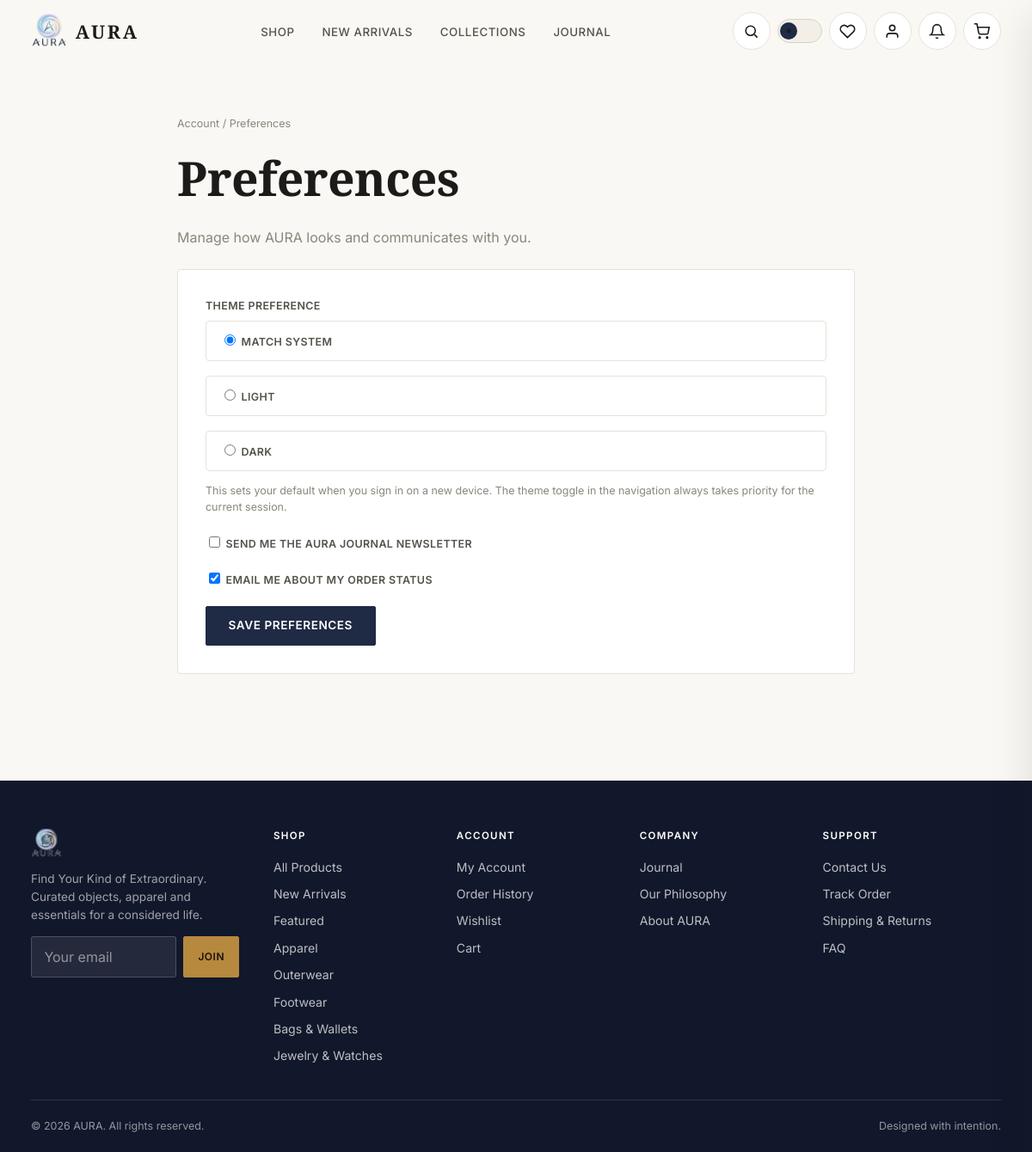
Page /account/preferences/ (signed in) on the committed database.
### accounts/models.py (models this page shows, shortened)
class Profile(models.Model):
    THEME_CHOICES = [
        ('system', 'Match System'),
        ('light', 'Light'),
        ('dark', 'Dark'),
    ]
    user = models.OneToOneField(settings.AUTH_USER_MODEL, on_delete=models.CASCADE, related_name='profile')
    phone_number = models.CharField(max_length=20, blank=True)
    newsletter_opt_in = models.BooleanField(default=False)
    order_update_emails = models.BooleanField(default=True)
    theme_preference = models.CharField(max_length=10, choices=THEME_CHOICES, default='system')
    created_at = models.DateTimeField(auto_now_add=True)

### store/models.py (models this page shows, shortened)
class Category(models.Model):
    name = models.CharField(max_length=100, unique=True)
    slug = models.SlugField(max_length=120, unique=True, blank=True)
    description = models.TextField(blank=True)
    image_url = models.URLField(blank=True, help_text='External editorial image representing this category.')
    display_order = models.PositiveIntegerField(default=0)
    is_active = models.BooleanField(default=True)
    created_at = models.DateTimeField(auto_now_add=True)
    class Meta:
        verbose_name_plural = 'Categories'
        ordering = ['display_order', 'name']
    def get_absolute_url(self):
        return reverse('store:category_detail', kwargs={'slug': self.slug})

### accounts/views.py (the view)
# urls.py: path('account/preferences/', views.preferences, name='preferences'),
@login_required
def preferences(request):
    profile, _ = Profile.objects.get_or_create(user=request.user)
    if request.method == 'POST':
        form = PreferencesForm(request.POST, instance=profile)
        if form.is_valid():
            form.save()
            messages.success(request, 'Your preferences have been saved.')
            return redirect('accounts:preferences')
    else:
        form = PreferencesForm(instance=profile)
    return render(request, 'accounts/preferences.html', {'form': form})

### accounts/forms.py
class PreferencesForm(forms.ModelForm):
    class Meta:
        model = Profile
        fields = ['theme_preference', 'newsletter_opt_in', 'order_update_emails']
        widgets = {
            'theme_preference': forms.RadioSelect,
        }

### cart/context_processors.py (called while the page is built)
def cart_context(request):
    cart = getattr(request, 'cart', None)
    if cart is None:
        return {'cart_item_count': 0}
    return {'cart_item_count': cart.total_items}

### cart/models.py (called while the page is built)
    @property
    def items_qs(self):
        return self.items.select_related('product', 'product__category').all()

    @property
    def total_items(self):
        return sum(item.quantity for item in self.items_qs)

### core/context_processors.py (called while the page is built)
def site_context(request):
    from store.models import Category
    return {
        'SITE_NAME': 'AURA',
        'SITE_TAGLINE': 'Find Your Kind of Extraordinary.',
        'footer_categories': Category.objects.filter(is_active=True)[:5],
    }

### notifications/context_processors.py (called while the page is built)
def notifications_context(request):
    if request.user.is_authenticated:
        count = request.user.notifications.filter(is_read=False).count()
        return {'unread_notification_count': count}
    return {'unread_notification_count': 0}

### wishlist/context_processors.py (called while the page is built)
def wishlist_context(request):
    if request.user.is_authenticated:
        ids = list(request.user.wishlist_items.values_list('product_id', flat=True))
        return {'wishlist_product_ids': ids, 'wishlist_count': len(ids)}
    return {'wishlist_product_ids': [], 'wishlist_count': 0}

### templates/accounts/preferences.html (shortened to what this page needs)
{% extends 'base.html' %}
{% block content %}
<section class="section container-narrow">
  <div class="breadcrumbs"><a href="{% url 'accounts:account_dashboard' %}">Account</a> / Preferences</div>
  <h1>Preferences</h1>
  <p class="text-muted">Manage how AURA looks and communicates with you.</p>
  <form method="post" novalidate class="card" style="padding:2rem; margin-top:1.5rem;">
    <div class="field">
      <label>Theme Preference</label>
      <div class="radio-group">
        {% for choice in form.theme_preference %}
          <label class="radio-option">{{ choice.tag }} {{ choice.choice_label }}</label>
        {% endfor %}
      </div>
      <p class="help-text">This sets your default when you sign in on a new device. The theme toggle in the navigation always takes priority for the current session.</p>
    </div>
    <div class="field">
      <label class="checkbox-row">
        {{ form.newsletter_opt_in }} <span>Send me the AURA Journal newsletter</span>
      </label>
    </div>
    <div class="field">
      <label class="checkbox-row">
        {{ form.order_update_emails }} <span>Email me about my order status</span>
      </label>
    </div>
    <button type="submit" class="btn btn-primary">Save Preferences</button>
  </form>
</section>
{% endblock %}

### templates/includes/footer.html (shortened to what this page needs)
{% load static %}
<footer class="site-footer">
  <div class="container">
    <div class="footer-grid">
      <div class="footer-brand">
        <img src="{% static 'images/aura-logo-transparent.png' %}" alt="AURA">
        <p>{{ SITE_TAGLINE }} Curated objects, apparel and essentials for a considered life.</p>
        <form class="newsletter-form" data-newsletter-form action="{% url 'core:newsletter_signup' %}" method="post">
          <input type="email" name="email" placeholder="Your email" required aria-label="Email for newsletter">
          <button type="submit" class="btn btn-gold btn-sm">Join</button>
        </form>
      </div>
      <div>
        <h5>Shop</h5>
        <ul>
          <li><a href="{% url 'store:shop' %}">All Products</a></li>
          <li><a href="{% url 'store:shop' %}?collection=new">New Arrivals</a></li>
          <li><a href="{% url 'store:shop' %}?collection=featured">Featured</a></li>
          {% for c in footer_categories %}<li><a href="{{ c.get_absolute_url }}">{{ c.name }}</a></li>{% endfor %}
        </ul>
      </div>
      <div class="footer-col-account">
        <h5>Account</h5>
        <ul>
          <li><a href="{% url 'accounts:account_dashboard' %}">My Account</a></li>
          <li><a href="{% url 'orders:order_history' %}">Order History</a></li>
          <li><a href="{% url 'wishlist:wishlist_detail' %}">Wishlist</a></li>
          <li><a href="{% url 'cart:cart_detail' %}">Cart</a></li>
        </ul>
      </div>
      <div>
        <h5>Company</h5>
        <ul>
          <li><a href="{% url 'core:journal' %}">Journal</a></li>
          <li><a href="{% url 'core:home' %}#philosophy">Our Philosophy</a></li>
          <li><a href="{% url 'core:home' %}#story">About AURA</a></li>
        </ul>
      </div>
      <div>
        <h5>Support</h5>
        <ul>
          <li><a href="{% url 'core:contact' %}">Contact Us</a></li>
          <li><a href="{% url 'orders:order_history' %}">Track Order</a></li>
          <li><a href="{% url 'core:home' %}#shipping">Shipping &amp; Returns</a></li>
          <li><a href="{% url 'core:home' %}#faq">FAQ</a></li>
        </ul>
      </div>
    </div>
    <div class="footer-bottom">
      <span>&copy; {% now "Y" %} AURA. All rights reserved.</span>
      <span>Designed with intention.</span>
    </div>
  </div>
</footer>

### static/css/themes.css (style rules this page uses)
:root { --bg: #faf8f4; --bg-elevated: #ffffff; --surface: #ffffff; --surface-muted: #f3efe7; --text: #1c1b19; --text-secondary: #55524b; --muted: #8a867c; --border: #e7e2d7; --border-strong: #d8d2c3; --accent: #1f2a44; --accent-strong: #12182b; --accent-contrast: #ffffff; --gold: #b6893f; --gold-soft: #d9b876; --success: #2f6b4f; --success-bg: #e9f3ec; --error: #a3372e; --error-bg: #fbebe9; --warning: #9c6b1f; --warning-bg: #fbf1de; --info: #2b5a7a; --info-bg: #e8f1f6; --shadow-sm: 0 1px 2px rgba(28, 27, 25, 0.06); --shadow-md: 0 6px 20px rgba(28, 27, 25, 0.08); --shadow-lg: 0 20px 48px rgba(28, 27, 25, 0.12); --nav-bg: rgba(250, 248, 244, 0.7); --nav-bg-solid: rgba(250, 248, 244, 0.94); --overlay: rgba(18, 17, 15, 0.5); --skeleton: #efeae0; --focus-ring: rgba(31, 42, 68, 0.35); color-scheme: light; }

### static/css/base.css (style rules this page uses)
*, *::before, *::after { box-sizing: border-box; }
html { scroll-behavior: smooth; }
body { margin: 0; background: var(--bg); color: var(--text); font-family: 'Inter', -apple-system, BlinkMacSystemFont, 'Segoe UI', sans-serif; font-size: 16px; line-height: 1.55; -webkit-font-smoothing: antialiased; transition: background-color 0.35s ease, color 0.35s ease; overflow-x: hidden; }
h1, h2, h3, h4, h5 { font-family: 'Playfair Display', 'Fallback-Serif', Georgia, serif; font-weight: 600; letter-spacing: -0.01em; margin: 0 0 0.5em; color: var(--text); }
h1 { font-size: clamp(2.1rem, 1.5rem + 2.6vw, 4rem); line-height: 1.08; }
p { margin: 0 0 1em; color: var(--text-secondary); }
a { color: inherit; text-decoration: none; }
img { max-width: 100%; display: block; }
button, input, select, textarea { font-family: inherit; font-size: inherit; color: inherit; }
button { cursor: pointer; }
.container { width: 100%; max-width: 1320px; margin-inline: auto; padding-inline: clamp(1rem, 3vw, 2.5rem); }
.container-narrow { width: 100%; max-width: 860px; margin-inline: auto; padding-inline: clamp(1rem, 3vw, 2.5rem); }
.section { padding-block: clamp(2.5rem, 3vw + 1.5rem, 5.5rem); }
.text-muted { color: var(--muted); }

### static/css/responsive.css (style rules this page uses)
html, body { max-width: 100%; }
img, video, svg { max-width: 100%; height: auto; }

### rows in the picture
Profile: order_update_emails "☑"
Category: name "Apparel"
Category: name "Outerwear"
Category: name "Footwear"
Category: name "Bags & Wallets"
Category: name "Jewelry & Watches"

### other values in the picture
{{ choice.choice_label }} "MATCH SYSTEM" "LIGHT" "DARK"
{{ SITE_TAGLINE }} "Find Your Kind of Extraordinary."
